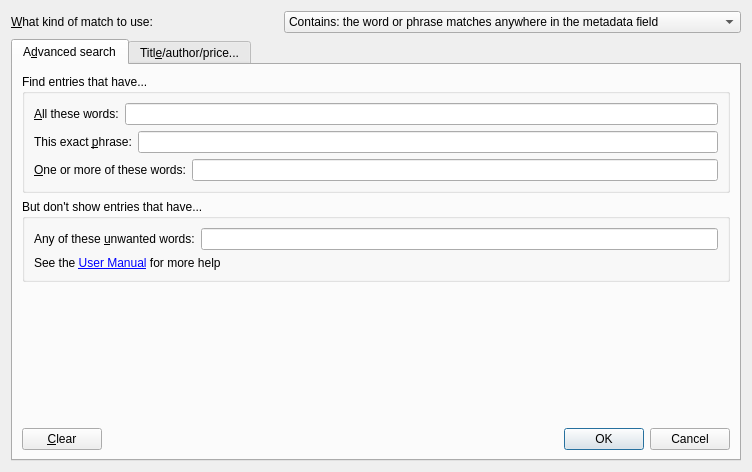
<?xml version="1.0" encoding="UTF-8"?>
<ui version="4.0">
 <class>Dialog</class>
 <widget class="QDialog" name="Dialog">
  <property name="geometry">
   <rect>
    <x>0</x>
    <y>0</y>
    <width>752</width>
    <height>472</height>
   </rect>
  </property>
  <property name="windowTitle">
   <string>Advanced search</string>
  </property>
  <property name="windowIcon">
   <iconset resource="../../../../../resources/images.qrc">
    <normaloff>:/images/search.png</normaloff>:/images/search.png</iconset>
  </property>
  <layout class="QGridLayout" name="gridLayout_2">
   <item row="0" column="0">
    <widget class="QLabel" name="label_5">
     <property name="text">
      <string>&amp;What kind of match to use:</string>
     </property>
     <property name="buddy">
      <cstring>matchkind</cstring>
     </property>
    </widget>
   </item>
   <item row="0" column="1">
    <widget class="QComboBox" name="matchkind">
     <item>
      <property name="text">
       <string>Contains: the word or phrase matches anywhere in the metadata field</string>
      </property>
     </item>
     <item>
      <property name="text">
       <string>Equals: the word or phrase must match the entire metadata field</string>
      </property>
     </item>
     <item>
      <property name="text">
       <string>Regular expression: the expression must match anywhere in the metadata field</string>
      </property>
     </item>
    </widget>
   </item>
   <item row="1" column="0" colspan="2">
    <widget class="QTabWidget" name="tabWidget">
     <property name="currentIndex">
      <number>0</number>
     </property>
     <widget class="QWidget" name="tab">
      <attribute name="title">
       <string>A&amp;dvanced search</string>
      </attribute>
      <layout class="QVBoxLayout" name="verticalLayout_4">
       <item>
        <widget class="QGroupBox" name="groupBox">
         <property name="title">
          <string>Find entries that have...</string>
         </property>
         <layout class="QVBoxLayout" name="verticalLayout">
          <item>
           <layout class="QHBoxLayout" name="horizontalLayout">
            <item>
             <widget class="QLabel" name="label">
              <property name="text">
               <string>&amp;All these words:</string>
              </property>
              <property name="buddy">
               <cstring>all</cstring>
              </property>
             </widget>
            </item>
            <item>
             <widget class="QLineEdit" name="all"/>
            </item>
           </layout>
          </item>
          <item>
           <layout class="QHBoxLayout" name="horizontalLayout_2">
            <item>
             <widget class="QLabel" name="label_2">
              <property name="text">
               <string>This exact &amp;phrase:</string>
              </property>
              <property name="buddy">
               <cstring>phrase</cstring>
              </property>
             </widget>
            </item>
            <item>
             <widget class="QLineEdit" name="phrase">
              <property name="clearButtonEnabled">
               <bool>true</bool>
              </property>
             </widget>
            </item>
           </layout>
          </item>
          <item>
           <layout class="QHBoxLayout" name="horizontalLayout_3">
            <item>
             <widget class="QLabel" name="label_3">
              <property name="text">
               <string>&amp;One or more of these words:</string>
              </property>
              <property name="buddy">
               <cstring>any</cstring>
              </property>
             </widget>
            </item>
            <item>
             <widget class="QLineEdit" name="any">
              <property name="clearButtonEnabled">
               <bool>true</bool>
              </property>
             </widget>
            </item>
           </layout>
          </item>
         </layout>
        </widget>
       </item>
       <item>
        <widget class="QGroupBox" name="groupBox_2">
         <property name="title">
          <string>But don't show entries that have...</string>
         </property>
         <layout class="QVBoxLayout" name="verticalLayout_2">
          <item>
           <layout class="QHBoxLayout" name="horizontalLayout_4">
            <item>
             <widget class="QLabel" name="label_4">
              <property name="text">
               <string>Any of these &amp;unwanted words:</string>
              </property>
              <property name="buddy">
               <cstring>none</cstring>
              </property>
             </widget>
            </item>
            <item>
             <widget class="QLineEdit" name="none">
              <property name="clearButtonEnabled">
               <bool>true</bool>
              </property>
             </widget>
            </item>
           </layout>
          </item>
          <item>
           <widget class="QLabel" name="sh_label">
            <property name="maximumSize">
             <size>
              <width>16777215</width>
              <height>30</height>
             </size>
            </property>
            <property name="text">
             <string>See the &lt;a href=&quot;%s&quot;&gt;User Manual&lt;/a&gt; for more help</string>
            </property>
            <property name="openExternalLinks">
             <bool>true</bool>
            </property>
           </widget>
          </item>
         </layout>
        </widget>
       </item>
       <item>
        <spacer name="verticalSpacer">
         <property name="orientation">
          <enum>Qt::Vertical</enum>
         </property>
         <property name="sizeHint" stdset="0">
          <size>
           <width>20</width>
           <height>40</height>
          </size>
         </property>
        </spacer>
       </item>
       <item>
        <layout class="QHBoxLayout" name="horizontalLayout_5">
         <item>
          <widget class="QPushButton" name="advanced_clear_button">
           <property name="text">
            <string>&amp;Clear</string>
           </property>
          </widget>
         </item>
         <item>
          <spacer name="horizontalSpacer">
           <property name="orientation">
            <enum>Qt::Horizontal</enum>
           </property>
           <property name="sizeHint" stdset="0">
            <size>
             <width>40</width>
             <height>20</height>
            </size>
           </property>
          </spacer>
         </item>
         <item>
          <widget class="QDialogButtonBox" name="buttonBox">
           <property name="orientation">
            <enum>Qt::Horizontal</enum>
           </property>
           <property name="standardButtons">
            <set>QDialogButtonBox::Cancel|QDialogButtonBox::Ok</set>
           </property>
          </widget>
         </item>
        </layout>
       </item>
      </layout>
     </widget>
     <widget class="QWidget" name="tab_2">
      <attribute name="title">
       <string>Titl&amp;e/author/price...</string>
      </attribute>
      <layout class="QVBoxLayout" name="verticalLayout_3">
       <item>
        <layout class="QFormLayout" name="formLayout">
         <property name="fieldGrowthPolicy">
          <enum>QFormLayout::ExpandingFieldsGrow</enum>
         </property>
         <item row="0" column="0" colspan="2">
          <widget class="QLabel" name="label_11">
           <property name="text">
            <string>Search only in specific fields:</string>
           </property>
          </widget>
         </item>
         <item row="1" column="0">
          <widget class="QLabel" name="label_7">
           <property name="text">
            <string>&amp;Title:</string>
           </property>
           <property name="buddy">
            <cstring>title_box</cstring>
           </property>
          </widget>
         </item>
         <item row="1" column="1">
          <widget class="EnLineEdit" name="title_box">
           <property name="toolTip">
            <string>Enter the title.</string>
           </property>
           <property name="clearButtonEnabled">
            <bool>true</bool>
           </property>
          </widget>
         </item>
         <item row="2" column="0">
          <widget class="QLabel" name="label_8">
           <property name="text">
            <string>&amp;Author:</string>
           </property>
           <property name="buddy">
            <cstring>author_box</cstring>
           </property>
          </widget>
         </item>
         <item row="2" column="1">
          <widget class="EnLineEdit" name="author_box">
           <property name="clearButtonEnabled">
            <bool>true</bool>
           </property>
          </widget>
         </item>
         <item row="3" column="0">
          <widget class="QLabel" name="price_label">
           <property name="text">
            <string>&amp;Price:</string>
           </property>
           <property name="buddy">
            <cstring>price_box</cstring>
           </property>
          </widget>
         </item>
         <item row="3" column="1">
          <widget class="EnLineEdit" name="price_box">
           <property name="placeholderText">
            <string>Match an exact price, usually better to sort the results by price</string>
           </property>
           <property name="clearButtonEnabled">
            <bool>true</bool>
           </property>
          </widget>
         </item>
         <item row="4" column="0">
          <widget class="QLabel" name="label_10">
           <property name="text">
            <string>&amp;Format:</string>
           </property>
           <property name="buddy">
            <cstring>format_box</cstring>
           </property>
          </widget>
         </item>
         <item row="4" column="1">
          <widget class="QLineEdit" name="format_box">
           <property name="placeholderText">
            <string>e.g., EPUB, MOBI, HTML, TXT</string>
           </property>
           <property name="clearButtonEnabled">
            <bool>true</bool>
           </property>
          </widget>
         </item>
         <item row="5" column="0">
          <widget class="QLabel" name="label_13">
           <property name="text">
            <string>DRM:</string>
           </property>
          </widget>
         </item>
         <item row="5" column="1">
          <widget class="QComboBox" name="drm_combo">
           <item>
            <property name="text">
             <string/>
            </property>
           </item>
           <item>
            <property name="text">
             <string>true</string>
            </property>
           </item>
           <item>
            <property name="text">
             <string>false</string>
            </property>
           </item>
          </widget>
         </item>
         <item row="6" column="0">
          <widget class="QLabel" name="label_12">
           <property name="text">
            <string>Download:</string>
           </property>
          </widget>
         </item>
         <item row="6" column="1">
          <widget class="QComboBox" name="download_combo">
           <item>
            <property name="text">
             <string/>
            </property>
           </item>
           <item>
            <property name="text">
             <string>true</string>
            </property>
           </item>
           <item>
            <property name="text">
             <string>false</string>
            </property>
           </item>
          </widget>
         </item>
         <item row="7" column="0">
          <widget class="QLabel" name="label_9">
           <property name="text">
            <string>Affiliate:</string>
           </property>
          </widget>
         </item>
         <item row="7" column="1">
          <widget class="QComboBox" name="affiliate_combo">
           <item>
            <property name="text">
             <string/>
            </property>
           </item>
           <item>
            <property name="text">
             <string>true</string>
            </property>
           </item>
           <item>
            <property name="text">
             <string>false</string>
            </property>
           </item>
          </widget>
         </item>
        </layout>
       </item>
       <item>
        <layout class="QHBoxLayout" name="horizontalLayout_6">
         <item>
          <widget class="QPushButton" name="clear_button">
           <property name="text">
            <string>&amp;Clear</string>
           </property>
          </widget>
         </item>
         <item>
          <widget class="QDialogButtonBox" name="tab_2_button_box">
           <property name="standardButtons">
            <set>QDialogButtonBox::Cancel|QDialogButtonBox::Ok</set>
           </property>
          </widget>
         </item>
        </layout>
       </item>
      </layout>
     </widget>
    </widget>
   </item>
  </layout>
 </widget>
 <customwidgets>
  <customwidget>
   <class>EnLineEdit</class>
   <extends>QLineEdit</extends>
   <header>calibre/gui2/widgets.h</header>
  </customwidget>
 </customwidgets>
 <tabstops>
  <tabstop>all</tabstop>
  <tabstop>phrase</tabstop>
  <tabstop>any</tabstop>
  <tabstop>none</tabstop>
  <tabstop>buttonBox</tabstop>
  <tabstop>title_box</tabstop>
  <tabstop>author_box</tabstop>
  <tabstop>price_box</tabstop>
  <tabstop>format_box</tabstop>
  <tabstop>clear_button</tabstop>
  <tabstop>tab_2_button_box</tabstop>
  <tabstop>tabWidget</tabstop>
  <tabstop>matchkind</tabstop>
 </tabstops>
 <resources>
  <include location="../../../../../resources/images.qrc"/>
 </resources>
 <connections>
  <connection>
   <sender>buttonBox</sender>
   <signal>accepted()</signal>
   <receiver>Dialog</receiver>
   <slot>accept()</slot>
   <hints>
    <hint type="sourcelabel">
     <x>248</x>
     <y>254</y>
    </hint>
    <hint type="destinationlabel">
     <x>157</x>
     <y>274</y>
    </hint>
   </hints>
  </connection>
  <connection>
   <sender>buttonBox</sender>
   <signal>rejected()</signal>
   <receiver>Dialog</receiver>
   <slot>reject()</slot>
   <hints>
    <hint type="sourcelabel">
     <x>316</x>
     <y>260</y>
    </hint>
    <hint type="destinationlabel">
     <x>286</x>
     <y>274</y>
    </hint>
   </hints>
  </connection>
 </connections>
</ui>
